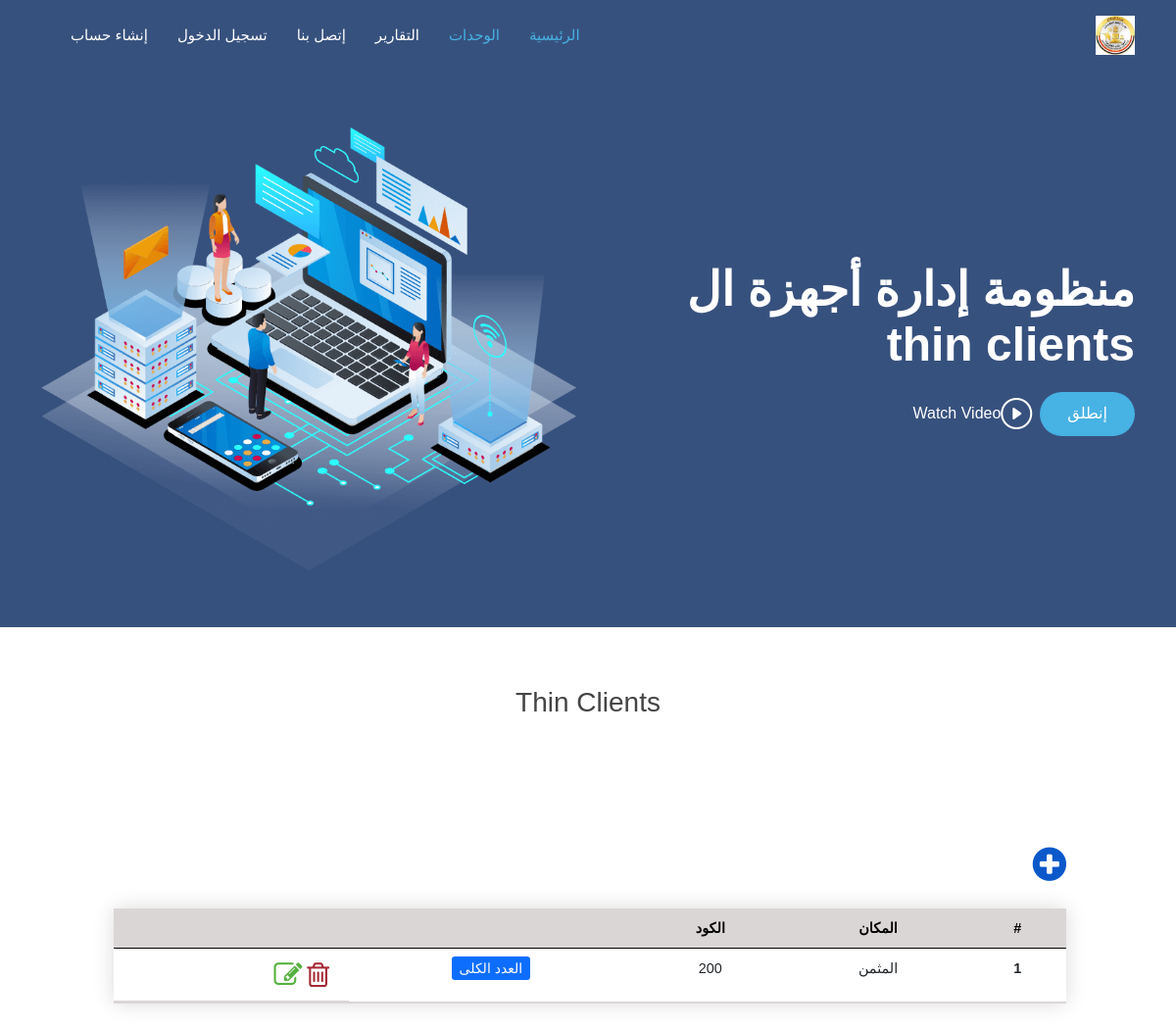
Page /devices/codePlace on the committed database.
### devices/models.py (models this page shows, shortened)
class ThinCodePlace(models.Model):
    code = models.ForeignKey(ThinCodeName, on_delete=models.CASCADE)
    place = models.CharField(max_length=255, null=True, blank=True)

class ThinCodeName(models.Model):
    NAME_CHOICES = (
        ('إدارة المشاة', 'إدارة المشاة'),
        ('إدارة المدرعات', 'إدارة المدرعات'),
        ('إدارة المدفعية', 'إدارة المدفعية'),
        ('إدارة المركبات', 'إدارة المركبات'),
        ('إدارة الشرطة العسكرية', 'إدارة الشرطة العسكرية'),
        ('إدارة الشؤون المعنوية', 'إدارة الشؤون المعنوية'),
        ('جهاز الرياضة العسكري', 'جهاز الرياضة العسكري'),
        ('هيئة التدريب للقوات المسلحة', 'هيئة التدريب للقوات المسلحة'),
        ('هيئة التفتيش للقوات المسلحة', 'هيئة التفتيش للقوات المسلحة'),
        ('إدارة الأسلحة والذخيرة', 'إدارة الأسلحة والذخيرة'),
        ('إدارة البحوث الفنية والتطوير', 'إدارة البحوث الفنية والتطوير'),
        ('مركز التنمية البشرية والعلوم السلوكية', 'مركز التنمية البشرية والعلوم السلوكية'),
        ('إدارة نوادي وفاندق ضباط ق.م', 'إدارة نوادي وفاندق ضباط ق.م'),
        (' جهاز مشروعات الخدمة الوطنية', 'جهاز مشروعات الخدمة الوطنية'),
        ('هيئة القضاء العسكري', 'هيئة القضاء العسكري'),
        ('إدارة المدعي العام', 'إدارة المدعي العام'),
        ('إدارة المحاكم العسكرية', 'إدارة المحاكم العسكرية'),
        ('إدارة الحرب الكيمائية', 'إدارة الحرب الكيمائية'),
        ('إدارة المتاحف العسكرية', 'إدارة المتاحف العسكرية'),
        ('قيادة قوات حرس الحدود', 'قيادة قوات حرس الحدود'),
        ('قيادة قوات الدفاع الشعبي والعسكري', 'قيادة قوات الدفاع الشعبي والعسكري'),
        ('إدارة الموسيقات العسكرية', 'إدارة الموسيقات العسكرية'),
        ('دار المحفوظات المركزية', 'دار المحفوظات المركزية'),
        ('المركز الرئيسية للتنبؤات الجوية', 'المركز الرئيسية للتنبؤات الجوية'),
        ('جهاز مراقبة وضمان الجودة/هيئة التسليح ق.م', 'جهاز مراقبة وضمان الجودة/هيئة التسليح ق.م'),
        (' إدارة التعليم والتدريب المهني', 'إدارة التعليم والتدريب المهني'),
        ('قيادة القوات الجوية', 'قيادة القوات الجوية'),
        ('المركز الإعلامي العسكري', 'المركز الإعلامي العسكري'),
        ('مركز تطوير وصيانة معدات النظم الألية', 'مركز تطوير وصيانة معدات النظم الألية'),
        ('مركز تدريب الية القيادة والسيطرة', 'مركز تدريب الية القيادة والسيطرة'),
        ('المنظومة تحرير', 'المنظومة تحرير'),
        ('إدارة المحفوظات المركزية', 'إدارة المحفوظات المركزية'),
        ('إدارة المياه', 'إدارة المياه'),
        ('إدارة الإشارة', 'إدارة الإشارة'),
        ('CCTV ', 'CCTV'),
        ('دفاع جوي', 'دفاع جوي'),
        ('جهاز تنمية الموارد المالية', 'جهاز تنمية الموارد المالية'),
        ('مؤسسة صندوق الجلاء للقوات المسلحة', 'مؤسسة صندوق الجلاء للقوات المسلحة'),
        ('صندوق التأميني التكميلي', 'صندوق التأميني التكميلي'),
        ('مؤسسة القروض', 'مؤسسة القروض'),
        ('صندوق التأمين الخاص', 'صندوق التأمين الخاص'),
        ('صندوق إسكان أفراد القوات المسلحة', 'صندوق إسكان أفراد القوات المسلحة'),
        ('هيئة الشؤون المالية للقوات المسلحة', 'هيئة الشؤون المالية للقوات المسلحة'),
        ('إدارة التفتيش والمحاسبات', 'إدارة التفتيش والمحاسبات'),
        ('إدارة الميزانية', 'إدارة الميزانية'),
        ('إدارة العلاقات العامة والتمويل الخارجي', 'إدارة العلاقات العامة والتمويل الخارجي'),
        ('الإدارة المركزية للمحاسبات', 'الإدارة المركزية للمحاسبات'),
        ('إدارة التأمين والمعاشات', 'إدارة التأمين والمعاشات'),
        ('هيئة التنظيم والإدارة للقوات المسلحة', 'هيئة التنظيم والإدارة للقوات المسلحة'),
        ('إدارة التجنيد والتعبئة', 'إدارة التجنيد والتعبئة'),
        ('إدارة السجلات العسكرية', 'إدارة السجلات العسكرية'),
        ('فرع الإنتقاء والتوجيه', 'فرع الإنتقاء والتوجي'),
        ('إدارة شؤون العاملين المدنيين', 'إدارة شؤون العاملين المدنيين'),
    )
    name = models.CharField(max_length=255, null=True, blank=True, choices=NAME_CHOICES, unique=True)
    code = models.IntegerField(blank=True, null=True)

### devices/views.py (the view)
# urls.py: path('codePlace', views.all_codeplace, name='code-place'),
def all_codeplace(request):
    units = ThinCodePlace.objects.all()
    names = [x for x in ThinCodeName.NAME_CHOICES if x in units.values_list('code__name', flat=True)]
    context = {"units": units, "unit_names": names}
    return render(request, 'devices/code_place.html', context)

### devices/templates/devices/code_place.html (shortened to what this page needs)
{% extends 'main.html' %}
{% load static %}
{% block body %}
    <main id="main">
      <section>
        <div class="section-title">
            <h3>Thin Clients</h3>
                    <div id="get-started" class="padd-section text-center" style="width: 90%;margin: 8rem 7rem;">
            <div style="display:flex; flex-direction:row;">
                <i data-bs-toggle="modal" data-bs-target="#createModal" class="fa fa-plus-circle" aria-hidden="true"
                   style="color:#0a58ca;display:flex; order: 1; font-size: 40px;"></i>
            </div>
            <table class="table styled-table" style="width: 90%;">
                <thead>
                <tr>
                    <th scope="col">#</th>
                    <th scope="col">المكان</th>
                                        <th scope="col">الكود</th>
                                     <th scope="col"></th>
                    <th scope="col"></th>
                </tr>
                </thead>
                <tbody>
                {% for unit in units %}
                    <tr>
                        <th scope="row">{{ unit.pk }}</th>
                        <td>{{ unit.place }}</td>
                        <td>{{ unit.code.code }}</td>
<td> <a class="btn-sm btn-primary" href="{% url 'code-total'  %}">العدد الكلى</a></td>
                        <td style="display:flex; flex-direction:row;"><i data-bs-toggle="modal"
                                                                         data-bs-target="#deleteModal"
                                                                         id="{{ unit.pk }}"
                                                                         style="color:#a52834; font-size:29px; margin-inline: 0.3rem;"
                                                                         class="fa fa-trash-o sara_delete"
                                                                         aria-hidden="true"></i>
                            <i data-bs-toggle="modal" data-bs-target="#updateModal"
                               style="color:#55b03f; font-size:29px;" id="{{ unit.pk }}"
                               class="fa fa-pencil-square-o sara_edit" aria-hidden="true"></i>
                        </td>
                    </tr>
                {% endfor %}
                </tbody>
            </table>
        </div>
        </div>
    </section>
    </main>
{% endblock body %}

### static/css/style.css (style rules this page uses)
body { font-family: 'Almarai', sans-serif; color: #444444; }
a { color: #47b2e4; text-decoration: none; }
h1, h2, h3, h4, h5, h6 { font-family: 'Almarai', sans-serif; }
section { padding: 60px 0; overflow: hidden; }
.section-title { text-align: center; padding-bottom: 30px; }

### devices/templates/devices/code_place.html (style rules this page uses)
.styled-table { border-collapse: collapse; margin: 25px 0; font-size: 0.9em; font-family: sans-serif; min-width: 400px; box-shadow: 0 0 20px rgba(0, 0, 0, 0.15); }
.styled-table thead tr { background-color: #dbd6d6; color: #000000; text-align: left; }
.styled-table th, .styled-table td { padding: 12px 15px; text-align: center; }
.styled-table tbody tr { border-bottom: 1px solid #dddddd; text-align: center; }
.styled-table tbody tr:last-of-type { border-bottom: 2px solid #dbd6d6; }

### rows in the picture
ThinCodePlace: pk "1", place "المثمن", code.code "200"
